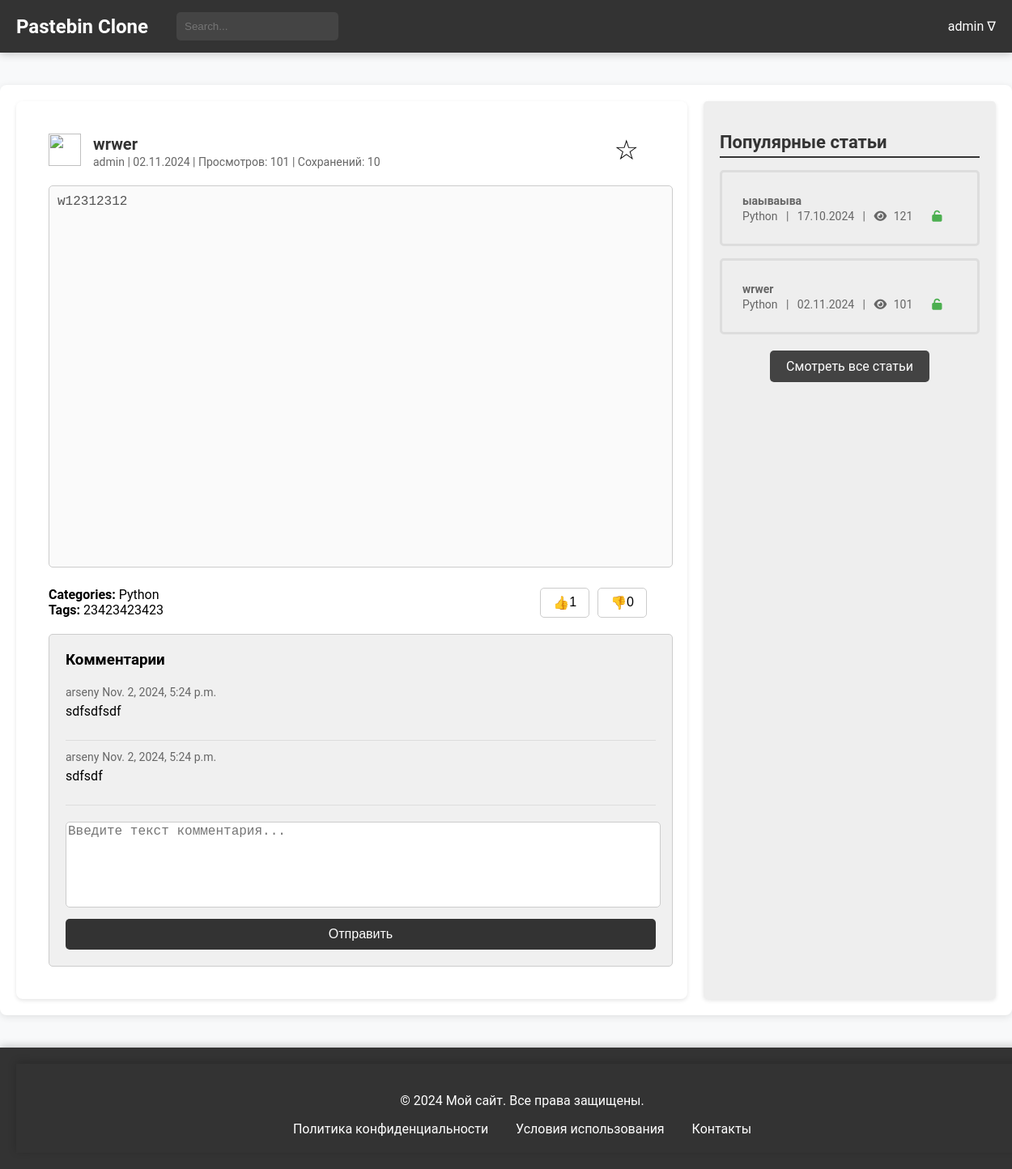
The app's page /comments/create/a5eb5512adb64a47be63f1555432dff9 (signed in), older data.
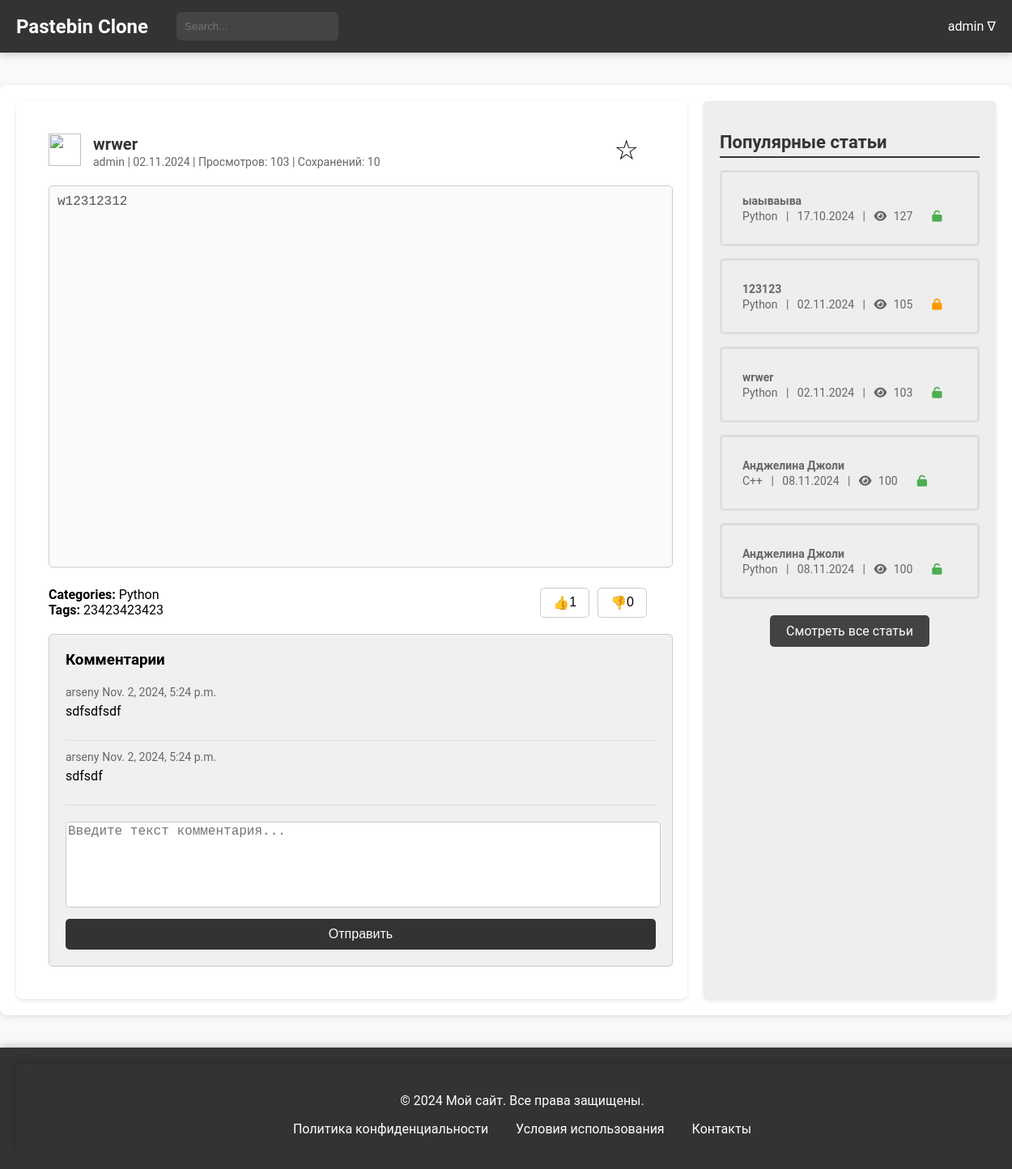
The same page, newer data.
### blog/models.py (models this page shows, shortened)
class Paste(models.Model):
    ACCESS_STATUS_CHOICES = [
        (0, 'Private'),
        (1, 'Public'),
        (2, 'Draft'),
    ]
    TIME_LIVE_CHOICES = [
        (None, 'Никогда'),
        (timedelta(minutes=2), 'Через 2 минуты'),
        (timedelta(hours=1), 'Через 1 час'),
        (timedelta(days=1), 'Через 1 день'),
        (timedelta(weeks=1), 'Через 1 неделю'),
    ]
    title = models.CharField(max_length=200)
    content = models.TextField()
    author = models.ForeignKey(User, on_delete=models.CASCADE)
    created_at = models.DateTimeField(auto_now_add=True)
    updated_at = models.DateTimeField(auto_now=True)
    slug = models.UUIDField(default=uuid.uuid4, editable=False, unique=True)
    tags = models.ManyToManyField(Tag, related_name='posts')
    category = models.ForeignKey(Category, on_delete=models.SET_NULL, null=True)
    access_status = models.IntegerField(choices=ACCESS_STATUS_CHOICES, default=1)
    time_live = models.DurationField(null=True, blank=True)
    password = models.CharField(max_length=100, null=True, blank=True)
    is_delete_after_read = models.BooleanField(default=False)
    views_count = models.PositiveIntegerField(default=100)
    def get_formatted_created_at(self):
        return self.created_at.strftime('%d.%m.%Y')
    def get_time_live_display(self):
        choices_dict = {
            None: "Никогда",
            timedelta(minutes=2): "Через 2 минуты",
            timedelta(hours=1): "Через 1 час",
            timedelta(days=1): "Через 1 день",
            timedelta(weeks=1): "Через 1 неделю",
        }
        return choices_dict.get(self.time_live, "Неизвестно")
    class Meta:
        verbose_name = 'Паста'
        verbose_name_plural = 'Паста'

class Comment(models.Model):
    paste = models.ForeignKey(Paste, related_name='comments', on_delete=models.CASCADE)
    author = models.ForeignKey(User, on_delete=models.CASCADE)
    content = models.TextField()
    created_at = models.DateTimeField(auto_now_add=True)
    class Meta:
        verbose_name = 'Комментарий'
        verbose_name_plural = 'Комментарии'

class Category(models.Model):
    name = models.CharField(max_length=30, unique=True)
    parent = models.ForeignKey(
        'self',
        on_delete=models.CASCADE,
        null=True, blank=True,
        related_name='subcategories'
    )
    def __str__(self):
        return self.name
    class Meta:
        verbose_name = 'Категория'
        verbose_name_plural = 'Категории'

class Tag(models.Model):
    name = models.CharField(max_length=30, unique=True)
    def __str__(self):
        return self.name
    class Meta:
        verbose_name = 'Тег'
        verbose_name_plural = 'Теги'

### users/models.py (models this page shows)
class CustomUser(AbstractUser):
    bio = models.TextField(blank=True, null=True)
    favorites = models.ManyToManyField('blog.Paste', related_name='favorited_by', blank=True)
    address = models.CharField(max_length=100, blank=True, null=True)
    avatar = models.ImageField(upload_to='avatars/', blank=True, null=True)
    groups = models.ManyToManyField(
        'auth.Group',
        related_name='customuser_set',
        blank=True
    )
    user_permissions = models.ManyToManyField(
        'auth.Permission',
        related_name='customuser_set',
        blank=True
    )
    def __str__(self):
        return self.username
    class Meta:
        verbose_name = "Пользователь"
        verbose_name_plural = "Пользователи"

### blog/views.py (the view, shortened to what this page needs)
# urls.py: path('comments/create/<slug:slug>', views.create_comment, name='comment-create'),
def create_comment(request, slug):
    post, popular_posts = get_post_context(request, slug)
    return render_post_response(request, post, popular_posts, requires_password=False)

### general/context_processors.py (called while the page is built)
def unread_counts(request):
    if request.user.is_authenticated:
        unread_messages_count = Messages.objects.filter(user=request.user, is_checked=False).count()
        unread_notifications_count = Notifications.objects.filter(user=request.user, is_checked=False).count()
    else:
        unread_messages_count = 0
        unread_notifications_count = 0
    return {
        'unread_messages_count': unread_messages_count,
        'unread_notifications_count': unread_notifications_count,
    }

### blog/templates/blog/post.html (shortened to what this page needs)
{% extends 'blog/temps/base.html' %}
{% load static %}
{% block head %}
<link rel="stylesheet" type="text/css" href="{% static 'css/post.css' %}">
{% endblock %}
{% block content %}
<main>
    <div class="main-container">
        <div id="post-content" class="left-block">
            <div class="post-preview" style="display: flex; justify-content: space-between; align-items: center;">
                <div class="icon">
                    <img src="https://th.bing.com/th/id/OIP.oESypaPq8Yzj1DuqXK9VjQAAAA?rs=1&pid=ImgDetMain"
                         alt="{{ user.nickname }}" width="40" height="40">
                </div>
                <div class="info" style="flex-grow: 1;">
                    <span class="post-title">{{ post.title }}</span>
                    <br>
                    <span class="post-meta">{{ request.user.username }} | {{ post.get_formatted_created_at }} | Просмотров: {{ post.views_count }} | Сохранений: 10</span>
                </div>
                <span class="post-favorite" data-post-slug="{{ post.slug }}" style="cursor: pointer; margin-left: auto;">
                    <span class="star" id="favorite-star" style="color: {% if post in user.favorites.all %}#FFD700{% else %}black{% endif %}; font-size: 18px;">
                        {% if post in user.favorites.all %}★{% else %}☆{% endif %}
                    </span>
                </span>
            </div>
            <div id="post-content-display">
                <div class="post-editor">
                    <textarea placeholder="Введите текст поста..." disabled>{{post.content}}</textarea>
                </div>
                <div class="post-metadata" style="display: flex; justify-content: space-between; align-items: center;">
                    <div class="post-info">
                        <span class="categories"><strong>Categories:</strong> {{ post.category }}</span><br>
                        <span class="tags"><strong>Tags:</strong> {{ post.tags.all|join:", " }}</span>
                    </div>
                    <div class="post-actions" style="display: flex; align-items: center;">
                        <button id="like-button-{{ post.id }}" class="like-button" onclick="likeDislikePaste({{ post.id }}, 'like')" style="margin-right: 10px; color: {% if user_liked %}blue{% else %}black{% endif %};">
                            👍 <span id="like-count-{{ post.id }}">{{ likes_count }}</span>
                        </button>
                        <button id="dislike-button-{{ post.id }}" class="dislike-button" onclick="likeDislikePaste({{ post.id }}, 'dislike')" style="margin-right: 10px; color: {% if user_disliked %}red{% else %}black{% endif %};">
                            👎 <span id="dislike-count-{{ post.id }}">{{ dislikes_count }}</span>
                        </button>
                    </div>
                </div>
                <div class="post-settings">
                    <h3>Комментарии</h3>
                    <ul class="comments-list">
                        {% for comment in post.comments.all %}
                        <li>
                            <span>{{comment.author}}</span>
                            <span>{{comment.created_at}}</span>
                            <p>{{comment.content}}</p>
                        </li>
                        {% endfor %}
                    </ul>
                    <form class="comment-form" method="POST" action="{% url 'blog:comment-create' post.slug %}">
                        <textarea placeholder="Введите текст комментария..." maxlength="100" name="content"></textarea>
                        <button type="submit">Отправить</button>
                    </form>
                </div>
            </div>
        </div>
        {% include 'blog/temps/popular_posts.html' %}
    </div>
</main>
{% endblock %}

### blog/templates/blog/temps/popular_posts.html
{% load static %}
<head>
    <link rel="stylesheet" type="text/css" href="{% static 'css/popular_posts.css' %}">
    <link rel="stylesheet" href="https://cdnjs.cloudflare.com/ajax/libs/font-awesome/6.0.0-beta3/css/all.min.css">
</head>
<div class="right-block">
    <h2>Популярные статьи</h2>
    <ul>
        {% for popular_post in popular_posts %}
        <li>
            <a href="{% url 'blog:post-detail' popular_post.slug %}">
                <span class="article-title">{{popular_post.title}}</span>
                <br>
                <span class="article-meta">{{ popular_post.category }} &nbsp; | &nbsp; {{ popular_post.get_formatted_created_at }} &nbsp; |  &nbsp;
                                    <i class="fa fa-eye"></i> <span
                            class="view-count">{{popular_post.views_count}}</span></span>
                {% if popular_post.password %}
                <span><i class="fa fa-lock" aria-hidden="true" style="color: #FF9800;"></i></span>
                {% else %}
                <span><i class="fa fa-unlock" aria-hidden="true" style="color: #4CAF50;"></i></span>
                {% endif %}
            </a>
        </li>
        {% endfor %}
    </ul>
     <div class="all-posts-link">
        <a href="{% url 'blog:posts-check' %}">Смотреть все статьи</a>
    </div>
</div>

Row changes from the older to the newer data that the page shows:
changed Paste "wrwer": views_count "101" → "103"
changed Paste "ыаываыва": views_count "121" → "127"
added Paste: title "123123", category "Python", get_formatted_created_at "02.11.2024", views_count "105"
added Paste: title "Анджелина Джоли", category "С++", get_formatted_created_at "08.11.2024", views_count "100"
added Paste: title "Анджелина Джоли", category "Python", get_formatted_created_at "08.11.2024", views_count "100"
